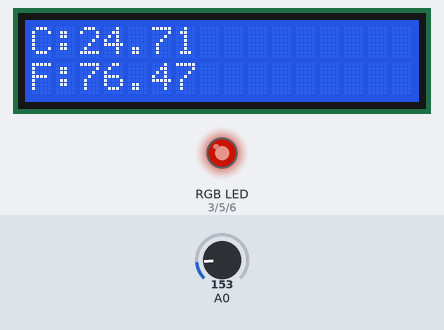
This sketch was run on a simulated Arduino Uno, built with avr-gcc and run on an emulated ATmega328P. Parts: 16×2 character LCD, an RGB LED mixed from three pins (HIGH = lit). The inputs (shaded band) are chosen by the test bench; at power-on: A0 = 153. Dim RGB values are drawn brighter than linear; what the sketch prints to the serial monitor is not drawn.

Above: at 1.2 s.
1.3 s: A0 set to 165
At 1.4 s:
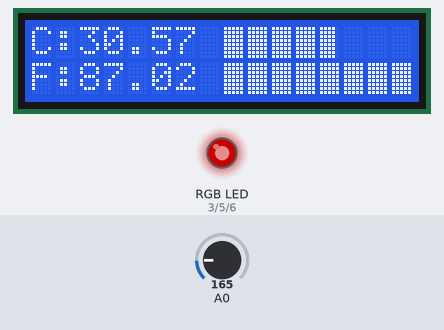
2.9 s: A0 set to 190
At 2.99 s:
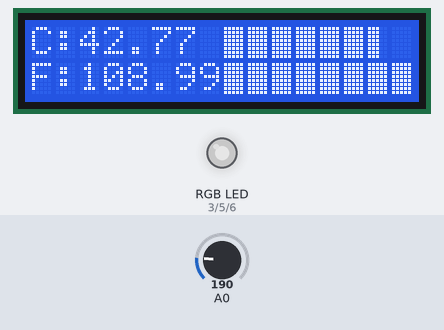
4.5 s: A0 set to 133
At 4.58 s:
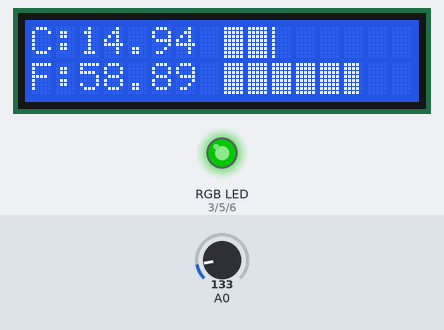
6.1 s: A0 set to 122
At 6.17 s:
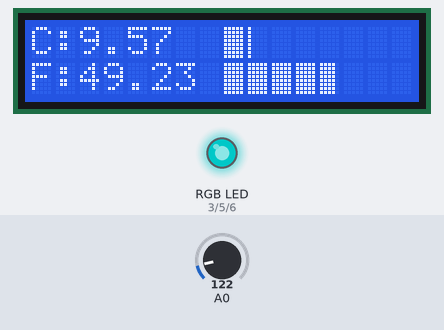
7.7 s: A0 set to 114
At 7.76 s:
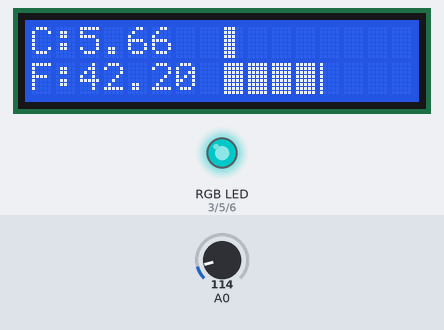
9.3 s: A0 set to 175
At 9.45 s:
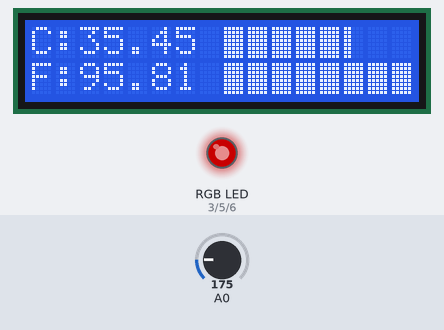
Timing chart, 0 to 12.0 s (numbered marks = the images above; inputs shaded):
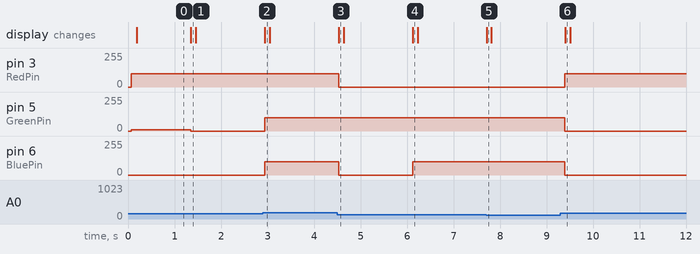

Measured:
- the behaviour switches between 179 and 180 on A0 (found by bisection; images 1 and 2)
- the behaviour switches between 123 and 122 on A0 (found by bisection; images 3 and 4)
- after the input at 1.3 s, pin 5 (GreenPin): 10/255 → 0/255 after 0.05 s; the display: changes after 0.05 s (image 1)
- after the input at 2.9 s, pin 5 (GreenPin), pin 6 (BluePin): 0/255 → 100/255 at once; the display: changes at once (image 2)
- after the input at 4.5 s, pin 3 (RedPin), pin 6 (BluePin): 100/255 → 0/255 at once; the display: changes at once (image 3)
- after the input at 6.1 s, pin 6 (BluePin): 0/255 → 100/255 at once; the display: changes at once (image 4)
- after the input at 7.7 s, the display: changes at once (image 5)
- after the input at 9.3 s, pin 3 (RedPin): 0/255 → 100/255 after 0.10 s; pin 5 (GreenPin), pin 6 (BluePin): 100/255 → 0/255 after 0.10 s; the display: changes after 0.10 s (image 6)

The sketch:

SIK_Circuit_4B-TemperatureSensor.ino
```cpp
/*
SparkFun Inventor’s Kit
Circuit 4B - Temperature Sensor

The LCD will display readings from a temperature sensor in degrees Celsius and Fahrenheit.

This sketch was written by SparkFun Electronics, with lots of help from the Arduino community.
This code is completely free for any use.

View circuit diagram and instructions at: https://learn.sparkfun.com/tutorials/sparkfun-inventors-kit-experiment-guide---v40
Download drawings and code at: https://github.com/sparkfun/SIK-Guide-Code
*/

#include <LiquidCrystal.h>                  //the liquid crystal libarry contains commands for printing to the display
#include <LcdBarGraph.h>
LiquidCrystal lcd(13, 12, 11, 10, 9, 8);    // tell the RedBoard what pins are connected to the display
LcdBarGraph lbg(&lcd, 16, 8, 0);
LcdBarGraph lbg2(&lcd, 16, 8, 1);

float voltage = 0;                          //the voltage measured from the TMP36
float degreesC = 0;                         //the temperature in Celsius, calcuated from the voltage
float degreesF = 0;                         //the temperature in Farenheit, calcuated from the voltage
float degreesK = 0;

int RedPin = 3;
int GreenPin = 5;
int BluePin = 6;

void setup() {

  Serial.begin(9600);
  lcd.begin(16, 2);                         //tell the lcd library that we are using a display that is 16 characters wide and 2 characters high
  lcd.clear();                              //clear the display

  pinMode(RedPin, OUTPUT);
  pinMode(GreenPin, OUTPUT);
  pinMode(BluePin, OUTPUT);
}
int count = 0;

void loop() {

  //if(count%100==0){
   voltage = analogRead(A0) * 0.004882814;   //convert the analog reading, which varies from 0 to 1023, back to a voltage value from 0-5 volts
  //}
  degreesC = (voltage - 0.5) * 100.0;       //convert the voltage to a temperature in degrees Celsius
  degreesF = degreesC * (9.0/5.0) + 32.0;   //convert the voltage to a temperature in dgrees Fahrenheit
  degreesK = degreesC-273.15;
  lcd.clear();                              //clear the LCD

  if(degreesF > -20 && degreesF <= 32){
    magenta();
  } else if(degreesF > 32 && degreesF <= 40){
    blue();
  } else if(degreesF > 40 && degreesF <= 50){
    cyan();
  } else if(degreesF > 50 && degreesF <= 60){
    green();
  } else if(degreesF > 60 && degreesF <= 70){
    yellow();
  } else if(degreesF > 70 && degreesF <= 80){
    orange();
  } else if(degreesF > 80 && degreesF <= 100){
    red();
  } else if(degreesF > 100){
    white();
  }


  lcd.setCursor(0,0);                       //set the cursor to the top left position
  lcd.print("C:");                 //print a label for the data
  lcd.print(degreesC);                      //print the degrees Celsius
  lbg.drawValue(0.5*degreesC, 50);

  lcd.setCursor(0,1);                       //set the cursor to the lower left position
  lcd.print("F:");                 //Print a label for the data
  lcd.print(degreesF);                      //print the degrees Fahreheit

  //lcd.setCursor(0,1);                       //set the cursor to the lower left position
  //lcd.print("Deg K: ");                 //Print a label for the data
  //lcd.print(degreesK);                      //print the degrees Fahreheit

  Serial.print(analogRead(A0));
  lbg2.drawValue(0.5*degreesF, 80);
  delay(100);
  count++;
}


void white (){

    //set the LED pins to values that make red
    analogWrite(RedPin, 100);
    analogWrite(GreenPin, 100);
    analogWrite(BluePin, 100);
}

void red (){

    //set the LED pins to values that make red
    analogWrite(RedPin, 100);
    analogWrite(GreenPin, 0);
    analogWrite(BluePin, 0);
}
void orange (){

    //set the LED pins to values that make orange
    analogWrite(RedPin, 100);
    analogWrite(GreenPin, 10);
    analogWrite(BluePin, 0);
}
void yellow (){

    //set the LED pins to values that make yellow
    analogWrite(RedPin, 100);
    analogWrite(GreenPin, 100);
    analogWrite(BluePin, 0);
}
void green (){

    //set the LED pins to values that make green
    analogWrite(RedPin, 0);
    analogWrite(GreenPin, 100);
    analogWrite(BluePin, 0);
}
void cyan (){

    //set the LED pins to values that make cyan
    analogWrite(RedPin, 0);
    analogWrite(GreenPin, 100);
    analogWrite(BluePin, 100);
}
void blue (){

    //set the LED pins to values that make blue
    analogWrite(RedPin, 0);
    analogWrite(GreenPin, 0);
    analogWrite(BluePin, 100);
}
void magenta (){

    //set the LED pins to values that make magenta
    analogWrite(RedPin, 100);
    analogWrite(GreenPin, 0);
    analogWrite(BluePin, 100);
}
void turnOff (){

    //set all three LED pins to 0 or OFF
    analogWrite(RedPin, 0);
    analogWrite(GreenPin, 0);
    analogWrite(BluePin, 0);
}
```
